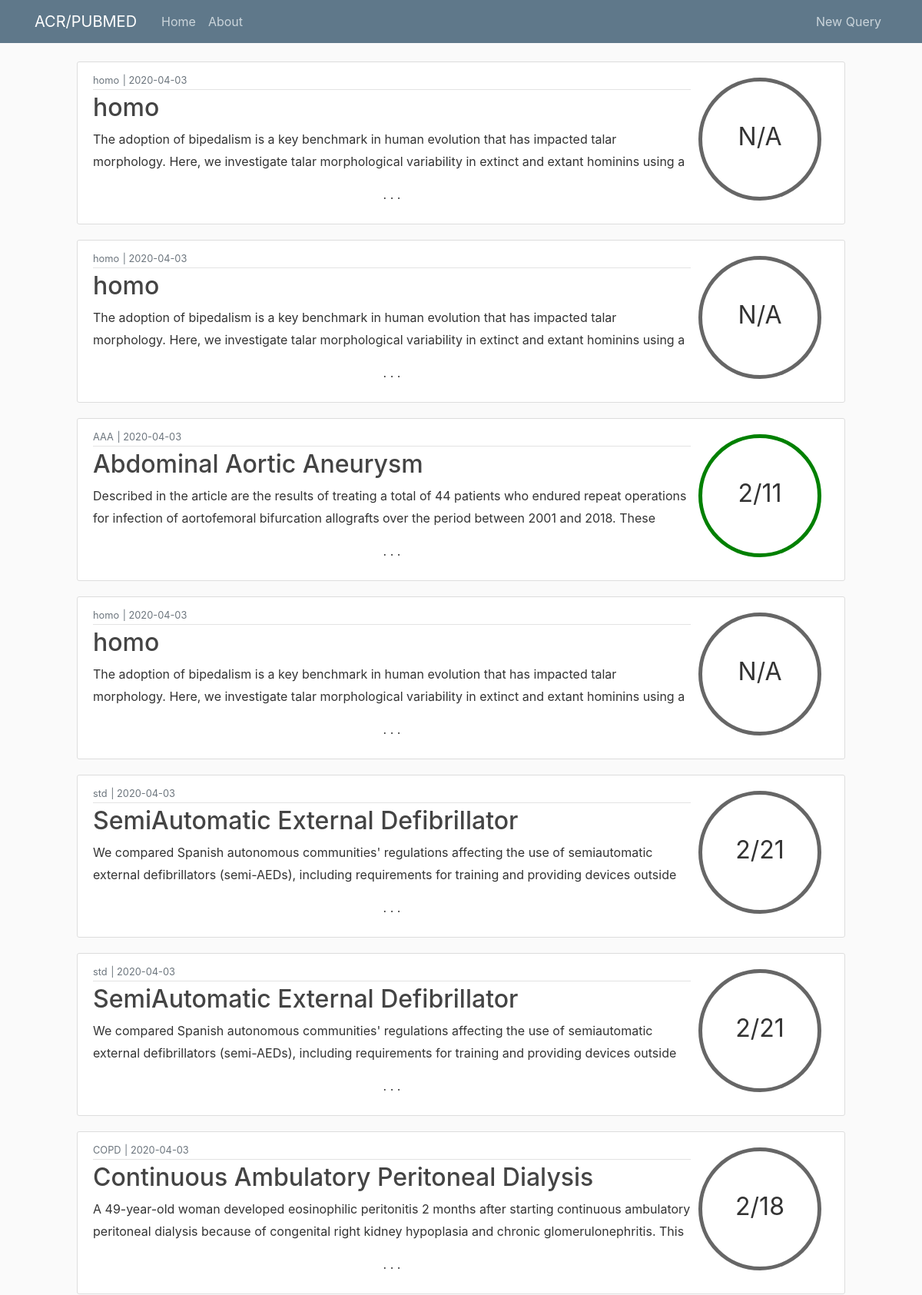
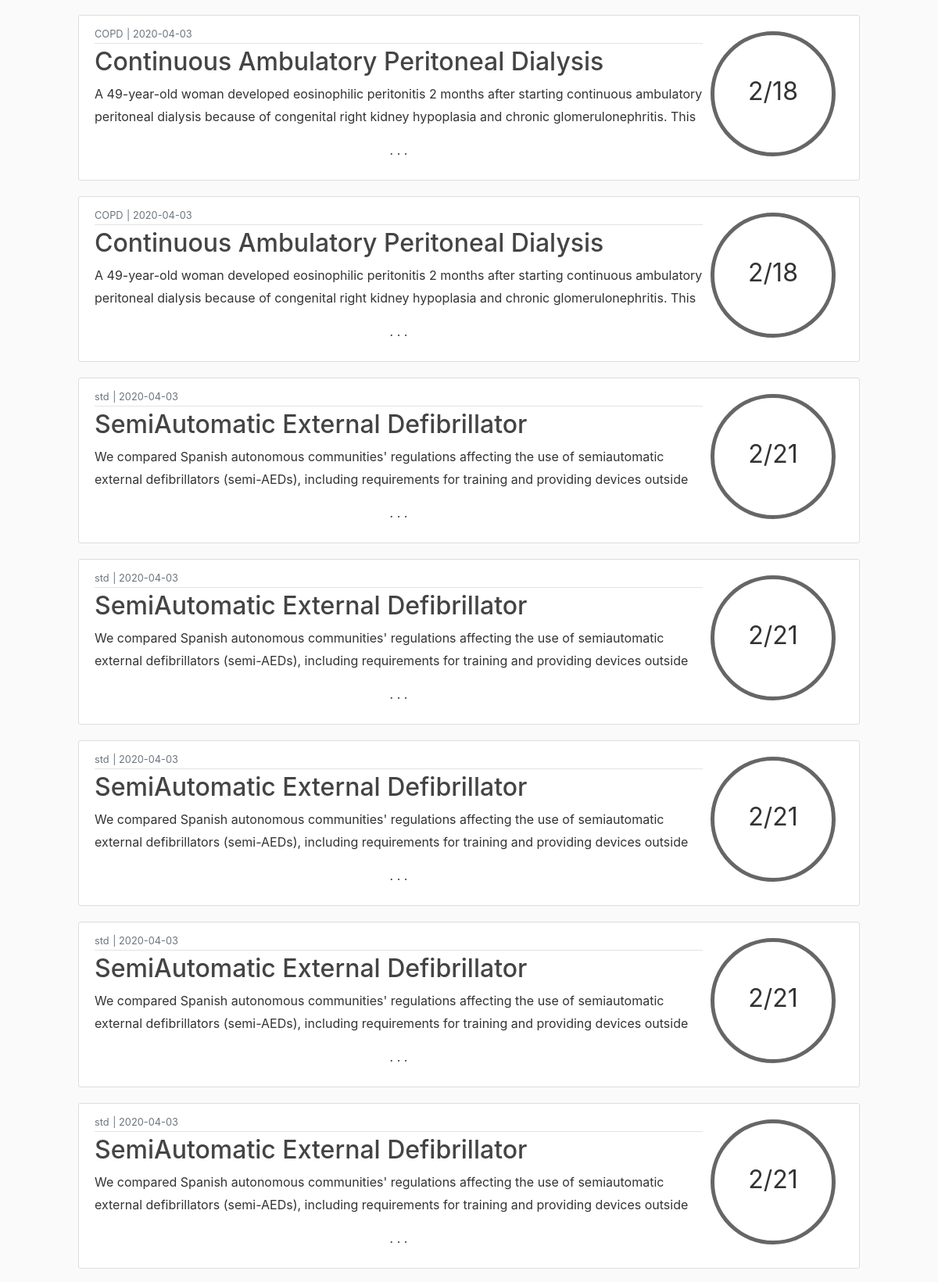
The page /home (upper part) on the database its author committed (2 pictures, top to bottom).
### flaskblog/models.py (models this page shows, shortened)
class QueryT(db.Model):
    id = db.Column(db.Integer, primary_key=True)
    term = db.Column(db.String(100), nullable=False)
    origterm = db.Column(db.String(100), nullable=False)
    date_posted = db.Column(db.DateTime, nullable=False, default=datetime.utcnow)
    content = db.Column(db.Text, nullable=False)
    percentmatch = db.Column(db.String(3), nullable=False)
    origtermpresent = db.Column(db.Boolean, nullable=False)
    acrmatches = db.Column(db.Text)
    lfmatches = db.Column(db.Text)

### flaskblog/main/routes.py (the view)
@main.route("/")
@main.route("/home")
def home():
    db.create_all()
    queriest = QueryT.query.all()
    queriest = queriest[::-1]
    return render_template('home.html', queriest=queriest)

### flaskblog/templates/home.html (shortened to what this page needs)
{% extends "layout.html" %}
{% block content %}
    <main role="main" class="container col-md-10">
      <div class="row">
    {% for queryt in queriest %}
        <article class="media content-section col-md-12">
            <div class="media-body">
                <div class="article-metadata">
                    <small class="text-muted">{{ queryt.origterm }}</small>
                    <small class="text-muted"> | </small>
                    <small class="text-muted">{{ queryt.date_posted.strftime('%Y-%m-%d') }}</small>
                </div>
                <h2><a class="article-title" href="{{ url_for('queries.queryt', queryt_id=queryt.id) }}">{{ queryt.term }}</a></h2>
                <p class="article-home">{{ queryt.content }}</p>
                <p class="cont-dash">. . .</p>
            </div>
            <div>
                {% if queryt.origtermpresent %}
                    <div class = "align-self-center circleg"><p></p>{{  queryt.percentmatch }}</div>
                {% else %}
                    <div class = "align-self-center circle"><p></p>{{  queryt.percentmatch }}</div>
                {% endif %}
            </div>
        </article>
    {% endfor %}
      </div>
    </main>
{% endblock content %}

### flaskblog/templates/layout.html (shortened to what this page needs)
<!DOCTYPE html>
<html>
<head>
    <link rel="stylesheet" href="https://maxcdn.bootstrapcdn.com/bootstrap/4.0.0/css/bootstrap.min.css">
    <link rel="stylesheet" type="text/css" href="{{ url_for('static', filename='main.css') }}">
</head>
<body>
    <header class="site-header">
      <nav class="navbar navbar-expand-md navbar-dark bg-steel fixed-top">
        <div class="container">
          <a class="navbar-brand mr-4" href="/">ACR/PUBMED</a>
          <div class="collapse navbar-collapse" id="navbarToggle">
            <div class="navbar-nav mr-auto">
              <a class="nav-item nav-link" href="{{ url_for('main.home') }}">Home</a>
              <a class="nav-item nav-link" href="{{ url_for('main.about') }}">About</a>
            </div>
            <div class="navbar-nav">
                <a class="nav-item nav-link" href="{{ url_for('queries.new_queryt') }}">New Query</a>
            </div>
          </div>
        </div>
      </nav>
    </header>
{% block content %}
{% endblock %}
</body>
</html>

### flaskblog/static/main.css (style rules this page uses)
body { background: #fafafa; color: #333333; margin-top: 5rem; }
h1, h2, h3, h4, h5, h6 { color: #444444; }
.bg-steel { background-color: #5f788a; }
.site-header .navbar-nav .nav-link { color: #cbd5db; }
.content-section { vertical-align: central; background: #ffffff; padding: 10px 20px; border: 1px solid #dddddd; border-radius: 3px; margin-bottom: 20px; }
.circle { width: 5em; height: 5em; line-height: 3.5em; border-radius: 50%; text-align: center; font-size: 32px; border: 5px solid #666; margin: 10px; }
.circleg { width: 5em; height: 5em; line-height: 3.5em; border-radius: 50%; text-align: center; font-size: 32px; border: 5px solid green; margin: 10px; }
.article-title { color: #444444; }
.article-home { white-space: pre-line; overflow: hidden; text-overflow: ellipsis; max-height: 3.6em; line-height: 1.8em; }
.cont-dash { text-align: center; }
.article-metadata { padding-bottom: 1px; margin-bottom: 4px; border-bottom: 1px solid #e3e3e3; }

### rows shown on the page
QueryT: origterm "homo", date_posted "2020-04-03", term "homo", content "The adoption of bipedalism is a key benchmark in human evolution that has impacted talar morphology. Here, we investigate talar morphological variability in extinct and extant hominins using a…", percentmatch "N/A"
QueryT: origterm "homo", date_posted "2020-04-03", term "homo", content "The adoption of bipedalism is a key benchmark in human evolution that has impacted talar morphology. Here, we investigate talar morphological variability in extinct and extant hominins using a…", percentmatch "N/A"
QueryT: origterm "AAA", date_posted "2020-04-03", term "Abdominal Aortic Aneurysm", content "Described in the article are the results of treating a total of 44 patients who endured repeat operations for infection of aortofemoral bifurcation allografts over the period between 2001 and 2018. These…", percentmatch "2/11"
QueryT: origterm "homo", date_posted "2020-04-03", term "homo", content "The adoption of bipedalism is a key benchmark in human evolution that has impacted talar morphology. Here, we investigate talar morphological variability in extinct and extant hominins using a…", percentmatch "N/A"
QueryT: origterm "std", date_posted "2020-04-03", term "SemiAutomatic External Defibrillator", content "We compared Spanish autonomous communities' regulations affecting the use of semiautomatic external defibrillators (semi-AEDs), including requirements for training and providing devices outside…", percentmatch "2/21"
QueryT: origterm "std", date_posted "2020-04-03", term "SemiAutomatic External Defibrillator", content "We compared Spanish autonomous communities' regulations affecting the use of semiautomatic external defibrillators (semi-AEDs), including requirements for training and providing devices outside…", percentmatch "2/21"
QueryT: origterm "COPD", date_posted "2020-04-03", term "Continuous Ambulatory Peritoneal Dialysis", content "A 49-year-old woman developed eosinophilic peritonitis 2 months after starting continuous ambulatory peritoneal dialysis because of congenital right kidney hypoplasia and chronic glomerulonephritis. This…", percentmatch "2/18"
QueryT: origterm "COPD", date_posted "2020-04-03", term "Continuous Ambulatory Peritoneal Dialysis", content "A 49-year-old woman developed eosinophilic peritonitis 2 months after starting continuous ambulatory peritoneal dialysis because of congenital right kidney hypoplasia and chronic glomerulonephritis. This…", percentmatch "2/18"
QueryT: origterm "COPD", date_posted "2020-04-03", term "Continuous Ambulatory Peritoneal Dialysis", content "A 49-year-old woman developed eosinophilic peritonitis 2 months after starting continuous ambulatory peritoneal dialysis because of congenital right kidney hypoplasia and chronic glomerulonephritis. This…", percentmatch "2/18"
QueryT: origterm "std", date_posted "2020-04-03", term "SemiAutomatic External Defibrillator", content "We compared Spanish autonomous communities' regulations affecting the use of semiautomatic external defibrillators (semi-AEDs), including requirements for training and providing devices outside…", percentmatch "2/21"
QueryT: origterm "std", date_posted "2020-04-03", term "SemiAutomatic External Defibrillator", content "We compared Spanish autonomous communities' regulations affecting the use of semiautomatic external defibrillators (semi-AEDs), including requirements for training and providing devices outside…", percentmatch "2/21"
QueryT: origterm "std", date_posted "2020-04-03", term "SemiAutomatic External Defibrillator", content "We compared Spanish autonomous communities' regulations affecting the use of semiautomatic external defibrillators (semi-AEDs), including requirements for training and providing devices outside…", percentmatch "2/21"
QueryT: origterm "std", date_posted "2020-04-03", term "SemiAutomatic External Defibrillator", content "We compared Spanish autonomous communities' regulations affecting the use of semiautomatic external defibrillators (semi-AEDs), including requirements for training and providing devices outside…", percentmatch "2/21"
QueryT: origterm "std", date_posted "2020-04-03", term "SemiAutomatic External Defibrillator", content "We compared Spanish autonomous communities' regulations affecting the use of semiautomatic external defibrillators (semi-AEDs), including requirements for training and providing devices outside…", percentmatch "2/21"
